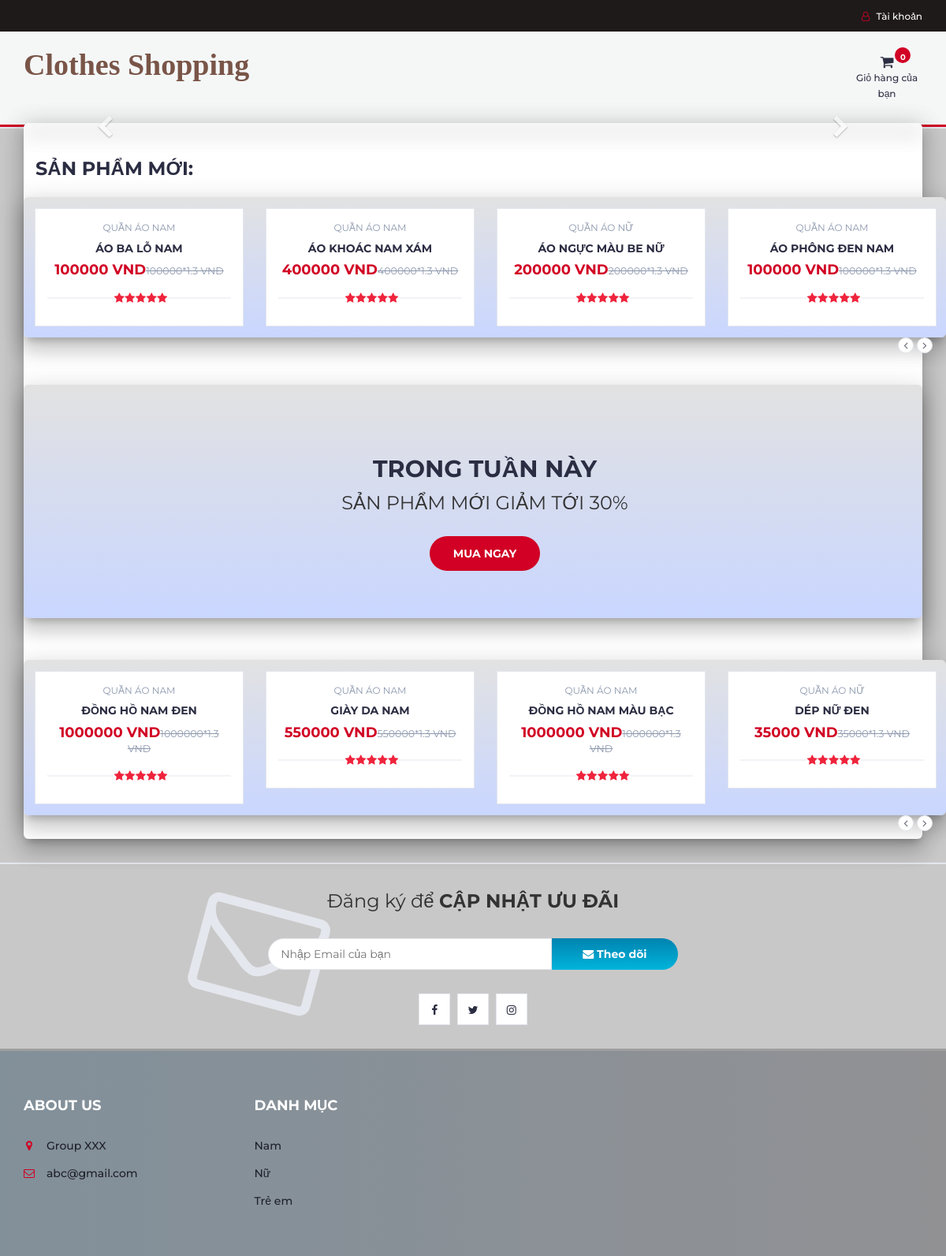
The page / on the database its author committed.
### tables this page shows
CREATE TABLE `products` (
  `product_id` int(100) NOT NULL,
  `product_cat` int(100) NOT NULL,
  `product_brand` int(100) NOT NULL,
  `product_title` varchar(255) NOT NULL,
  `product_price` int(100) NOT NULL,
  `product_desc` mediumtext NOT NULL,
  `product_image` mediumtext NOT NULL,
  `product_link` text NOT NULL,
  `product_keywords` mediumtext NOT NULL
);

CREATE TABLE `categories` (
  `cat_id` int(100) NOT NULL,
  `cat_title` varchar(100) NOT NULL
);

### index.php (called while the page is built)
<?php
include "header.php";
include "body.php";
include "newslettter.php";
include "footer.php";
?>

### body.php (the view, shortened to what this page needs)
   <div class="main main-raised" >
        <div class="container mainn-raised" style="width:100%; background-color: #c5bdbd;">
  <div id="myCarousel" class="carousel slide" data-ride="carousel">
    <a class="left carousel-control _26sdfg" href="#myCarousel" data-slide="prev">
      <span class="glyphicon glyphicon-chevron-left"></span>
    </a>
    <a class="right carousel-control _26sdfg" href="#myCarousel" data-slide="next">
      <span class="glyphicon glyphicon-chevron-right"></span>
    </a>
  </div>
</div>
		<div class="section">
			<div class="container">
				<div class="row">
					<div class="col-md-12">
						<div class="section-title">
							<h3 class="title">Sản phẩm mới:</h3>
						</div>
					</div>
					<div class="col-md-12 mainn mainn-raised">
						<div class="row">
							<div class="products-tabs">
								<div id="tab1" class="tab-pane active">
									<div class="products-slick" data-nav="#slick-nav-1" >
									<?php
                    include 'db.php';
					$product_query = "SELECT * FROM products,categories WHERE product_cat=cat_id AND product_id Limit 7";
                $run_query = mysqli_query($con,$product_query);
                if(mysqli_num_rows($run_query) > 0){
                    while($row = mysqli_fetch_array($run_query)){
                        $pro_id    = $row['product_id'];
                        $pro_title = $row['product_title'];
                        $pro_price = $row['product_price'];
                        $pro_link = $row['product_link'];
                        $cat_name = $row["cat_title"];
                        echo "
						<div class='product'>
						<a href='product.php?p=$pro_id'><div class='product-img'>
							<img src='$pro_link' style='max-height: 170px;' alt=''>
							<div class='product-label'>
								<span class='sale'>-30%</span>
								<span class='new'>MỚI</span>
							</div>
						</div></a>
						<div class='product-body'>
							<p class='product-category'>$cat_name</p>
							<h3 class='product-name header-cart-item-name'><a href='product.php?p=$pro_id'>$pro_title</a></h3>
							<h4 class='product-price header-cart-item-info'>$pro_price VND<del class='product-old-price'>$pro_price*1.3 VND</del></h4>
							<div class='product-rating'>
								<i class='fa fa-star'></i>
								<i class='fa fa-star'></i>
								<i class='fa fa-star'></i>
								<i class='fa fa-star'></i>
								<i class='fa fa-star'></i>
							</div>
						</div>
						<div class='add-to-cart'>
							<button pid='$pro_id' id='product' class='add-to-cart-btn block2-btn-towishlist' href='#'><i class='fa fa-shopping-cart'></i> Thêm vào giỏ</button>
						</div>
					</div>
			";
		}
}
?>
									</div>
									<div id="slick-nav-1" class="products-slick-nav"></div>
								</div>
							</div>
						</div>
					</div>
				</div>
			</div>
		</div>
		<div id="hot-deal" class="section mainn mainn-raised">
			<div class="container">
				<div class="row">
					<div class="col-md-12">
						<div class="hot-deal">
							<h2 class="text-uppercase">Trong tuần này</h2>
							<p>Sản phẩm Mới GIẢM TỚI 30%</p>
							<a class="primary-btn cta-btn" href="store.php">Mua ngay</a>
						</div>
					</div>
				</div>
			</div>
		</div>
		<div class="section">
			<div class="container">
				<div class="row">
					<div class="col-md-12 mainn mainn-raised">
						<div class="row">
							<div class="products-tabs">
								<div id="tab2" class="tab-pane fade in active">
									<div class="products-slick" data-nav="#slick-nav-2">
										<?php
                    include 'db.php';
					$product_query = "SELECT * FROM products,categories WHERE product_cat=cat_id AND product_id ORDER BY RAND() Limit 7;";
                $run_query = mysqli_query($con,$product_query);
                if(mysqli_num_rows($run_query) > 0){
                    while($row = mysqli_fetch_array($run_query)){
                        $pro_id    = $row['product_id'];
                        $pro_title = $row['product_title'];
                        $pro_price = $row['product_price'];
                        $pro_link = $row['product_link'];
                        $cat_name = $row["cat_title"];
                        echo "
								<div class='product'>
									<a href='product.php?p=$pro_id'><div class='product-img'>
										<img src='$pro_link' style='max-height: 170px;' alt=''>
										<div class='product-label'>
											<span class='sale'>-30%</span>
											<span class='new'>MỚI</span>
										</div>
									</div></a>
									<div class='product-body'>
										<p class='product-category'>$cat_name</p>
										<h3 class='product-name header-cart-item-name'><a href='product.php?p=$pro_id'>$pro_title</a></h3>
										<h4 class='product-price header-cart-item-info'>$pro_price VND<del class='product-old-price'>$pro_price*1.3 VND</del></h4>
										<div class='product-rating'>
											<i class='fa fa-star'></i>
											<i class='fa fa-star'></i>
											<i class='fa fa-star'></i>
											<i class='fa fa-star'></i>
											<i class='fa fa-star'></i>
										</div>
									</div>
									<div class='add-to-cart'>
										<button pid='$pro_id' id='product' class='add-to-cart-btn block2-btn-towishlist' href='#'><i class='fa fa-shopping-cart'></i> Thêm vào giỏ</button>
									</div>
								</div>
			";
		}
}
?>
									</div>
									<div id="slick-nav-2" class="products-slick-nav"></div>
								</div>
							</div>
						</div>
					</div>
				</div>
			</div>
		</div>
</div>

### css/style.css (style rules this page uses)
body { font-family: 'Montserrat', sans-serif; font-weight: 400; background-color: #38363445; }
h1, h2, h3, h4, h5, h6 { color: #2B2D42; font-weight: 700; margin: 0 0 10px; }
a { color: #2B2D42; font-weight: 500; -webkit-transition: 0.2s color; transition: 0.2s color; }
.primary-btn { display: inline-block; padding: 12px 30px; background-color: #D10024; border: none; border-radius: 40px; color: #FFF; text-transform: uppercase; font-weight: 700; text-align: center; -webkit-transition: 0.2s all; transition: 0.2s all; }
.section { padding-top: 30px; padding-bottom: 30px; }
.section-title { position: relative; margin-bottom: 30px; margin-top: 15px; }
.section-title .title { display: inline-block; text-transform: uppercase; margin: 0px; }
#hot-deal.section { padding: 60px 0px; margin: 30px 0px; background-color: #E4E7ED; background-position: center; background-repeat: no-repeat; }
.hot-deal { text-align: center; }
.hot-deal p { text-transform: uppercase; font-size: 24px; }
.hot-deal .cta-btn { margin-top: 15px; }
.product { position: relative; margin: 15px 0px; -webkit-box-shadow: 0px 0px 0px 0px #E4E7ED, 0px 0px 0px 1px #E4E7ED; box-shadow: 0px 0px 0px 0px #E4E7ED, 0px 0px 0px 1px #E4E7ED; -webkit-transition: 0.2s all; transition: 0.2s all; }
.product .product-img { position: relative; }
.product .product-img .product-label { position: absolute; top: 15px; right: 15px; }
.product .product-img .product-label>span { border: 2px solid; padding: 2px 10px; font-size: 12px; }
.product .product-img .product-label>span.sale { background-color: #FFF; border-color: #D10024; color: #D10024; }
.product .product-img .product-label>span.new { background-color: #D10024; border-color: #D10024; color: #FFF; }
.product .product-body { position: relative; padding: 15px; background-color: #FFF; text-align: center; z-index: 20; }
.product .product-body .product-category { text-transform: uppercase; font-size: 12px; color: #8D99AE; }
.product .product-body .product-name { text-transform: uppercase; font-size: 14px; }
.product .product-body .product-name>a { font-weight: 700; }
.product .product-body .product-price { color: #D10024; font-size: 18px; }
.product .product-body .product-price .product-old-price { font-size: 70%; font-weight: 400; color: #8D99AE; }
.product .product-body .product-rating { position: relative; margin: 15px 0px 10px; height: 20px; }
.product .product-body .product-rating>i { position: relative; width: 14px; margin-right: -4px; background: #FFF; color: #E4E7ED; z-index: 10; }
.product .product-body .product-rating>i.fa-star { color: #ef233c; }
.product .product-body .product-rating:after { content: ""; position: absolute; top: 50%; left: 0; right: 0; -webkit-transform: translateY(-50%); -ms-transform: translateY(-50%); transform: translateY(-50%); height: 1px; background-color: #E4E7ED; }
.product .add-to-cart { position: absolute; left: 1px; right: 1px; bottom: 1px; padding: 15px; background: #1e1f29; text-align: center; -webkit-transform: translateY(0%); -ms-transform: translateY(0%); transform: translateY(0%); -webkit-transition: 0.2s all; transition: 0.2s all; z-index: 2; }
.product .add-to-cart .add-to-cart-btn { position: relative; border: 2px solid transparent; height: 40px; padding: 0 30px; background-color: #ef233c; color: #FFF; text-transform: uppercase; font-weight: 700; border-radius: 40px; -webkit-transition: 0.2s all; transition: 0.2s all; }
.products-slick .product.slick-slide { margin: 15px; }
.products-tabs>.tab-pane { display: block; height: 0; opacity: 0; visibility: hidden; overflow-y: hidden; padding-bottom: 60px; margin-bottom: -60px; }
.products-tabs>.tab-pane.active { opacity: 1; visibility: visible; height: auto; }
.products-slick-nav { position: absolute; right: 15px; z-index: 10; }
.main-raised { margin: -7px 30px 0px; border-radius: 6px; box-shadow: 0 16px 24px 2px rgba(0, 0, 0, 0.14), 0 6px 30px 5px rgba(0, 0, 0, 0.12), 0 8px 10px -5px rgba(0, 0, 0, 0.2); }
.main { background: #fff; position: relative; z-index: 3; }
.mainn-raised { margin: px 0px 0px; border-radius: 6px; box-shadow: 0 16px 24px 2px rgba(0, 0, 0, 0.14), 0 6px 30px 5px rgba(0, 0, 0, 0.12), 0 8px 10px -5px rgba(0, 0, 0, 0.2); }
.mainn { background: #C9D6FF; background: -webkit-linear-gradient(to bottom, #E2E2E2, #C9D6FF); background: linear-gradient(to bottom, #E2E2E2, #C9D6FF); position: relative; z-index: 3; }

### rows shown on the page
products: categories.cat_title "QUẦN ÁO NAM", product_title "ÁO BA LỖ NAM", product_price "100000"
products: categories.cat_title "QUẦN ÁO NAM", product_title "ÁO KHOÁC NAM XÁM", product_price "400000"
products: categories.cat_title "QUẦN ÁO NỮ", product_title "ÁO NGỰC MÀU BE NỮ", product_price "200000"
products: categories.cat_title "QUẦN ÁO NAM", product_title "ÁO PHÔNG ĐEN NAM", product_price "100000"
products: categories.cat_title "QUẦN ÁO NAM", product_title "ĐỒNG HỒ NAM ĐEN", product_price "1000000"
products: categories.cat_title "QUẦN ÁO NAM", product_title "GIÀY DA NAM", product_price "550000"
products: categories.cat_title "QUẦN ÁO NAM", product_title "ĐỒNG HỒ NAM MÀU BẠC", product_price "1000000"
products: categories.cat_title "QUẦN ÁO NỮ", product_title "DÉP NỮ ĐEN", product_price "35000"
